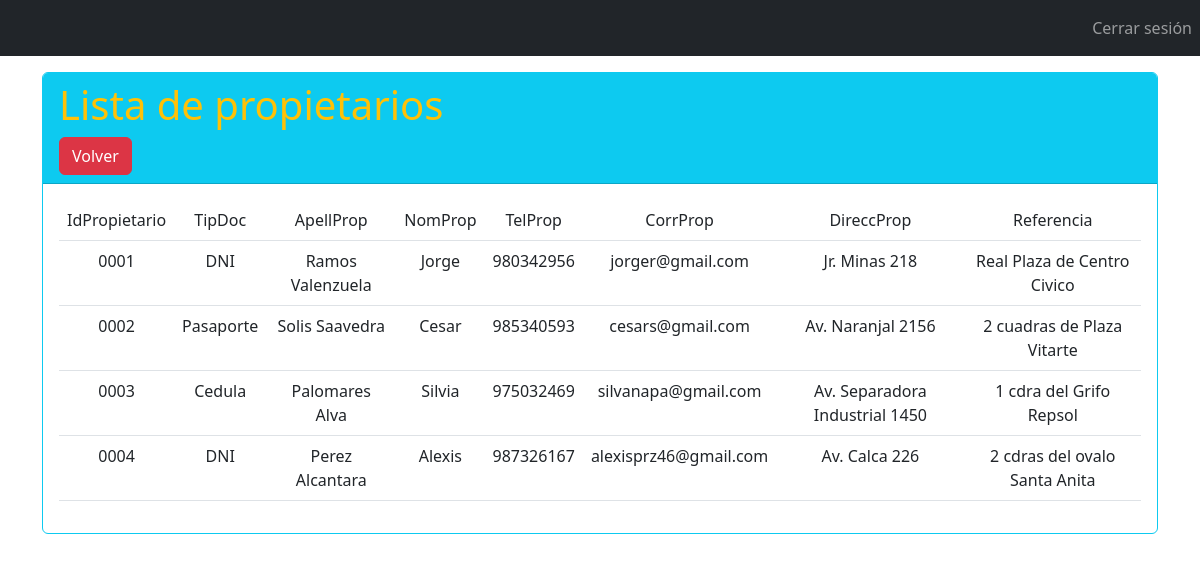
The app's page /propietario.php (signed in) with its own data.
### tables this page shows
CREATE TABLE `propietario` (
  `IdPropietario` char(4) NOT NULL,
  `TipDoc` varchar(20) NOT NULL,
  `ApellProp` varchar(40) NOT NULL,
  `NomProp` varchar(40) NOT NULL,
  `TelProp` int(9) NOT NULL,
  `CorrProp` varchar(25) NOT NULL,
  `DireccProp` varchar(60) NOT NULL,
  `Referencia` varchar(60) NOT NULL
);

### propietario.php (the view, shortened to what this page needs)
<?php include 'header.php'  ?>
<link rel="stylesheet" type="text/css" href="css/estilos.php">
</body>
<div class="container mt-3">
    <div class="row justify-content-center">
        <div class="col-md-12">
            <div class="card border-info">
               <div class="card-header bg-info">
                  <h1 class="text-warning">Lista de propietarios</h1>
                  <a href="principal.php" class="btn btn-danger">Volver</a>
               </div>
               <div class="card-body">
                  <table class="table">
                      <tr class="bg-file">
                                    <td class="text-center atr">IdPropietario</td>
						            <td class="text-center atr">TipDoc</td>
						            <td class="text-center atr">ApellProp</td>
						            <td class="text-center atr">NomProp</td>
						            <td class="text-center atr">TelProp</td>
						            <td class="text-center atr">CorrProp</td>
						            <td class="text-center atr">DireccProp</td>
                        <td class="text-center atr">Referencia</td>
                      </tr>
                      <?php
					             $sql = "select * from propietario order by idpropietario";
                      $rs = mysqli_query($cn,$sql);
                      while($fila = mysqli_fetch_row($rs)){
                        echo "<tr class='text-center'>";
                        for ($i=0; $i <=7 ; $i++){
                            echo "<td>".$fila[$i];
                        }
                        echo "</tr>";
                      }
                      ?>
                  </table>
               </div>
            </div>
        </div>
    </div>
</div>
</body>
</html>

### records on screen
propietario: IdPropietario "0001", TipDoc "DNI", ApellProp "Ramos Valenzuela", NomProp "Jorge", TelProp "980342956", CorrProp "jorger@gmail.com", DireccProp "Jr. Minas 218", Referencia "Real Plaza de Centro Civico"
propietario: IdPropietario "0002", TipDoc "Pasaporte", ApellProp "Solis Saavedra", NomProp "Cesar", TelProp "985340593", CorrProp "cesars@gmail.com", DireccProp "Av. Naranjal 2156", Referencia "2 cuadras de Plaza Vitarte"
propietario: IdPropietario "0003", TipDoc "Cedula", ApellProp "Palomares Alva", NomProp "Silvia", TelProp "975032469", CorrProp "silvanapa@gmail.com", DireccProp "Av. Separadora Industrial 1450", Referencia "1 cdra del Grifo Repsol"
propietario: IdPropietario "0004", TipDoc "DNI", ApellProp "Perez Alcantara", NomProp "Alexis", TelProp "987326167", CorrProp "alexisprz46@gmail.com", DireccProp "Av. Calca 226", Referencia "2 cdras del ovalo Santa Anita"
